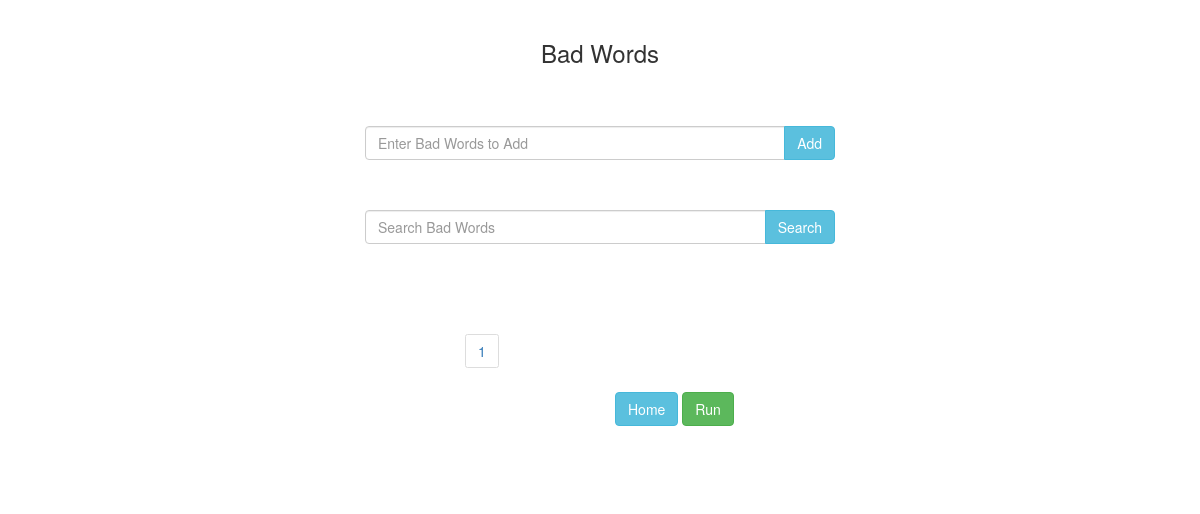
/badwords, run on an earlier commit of the app's database.
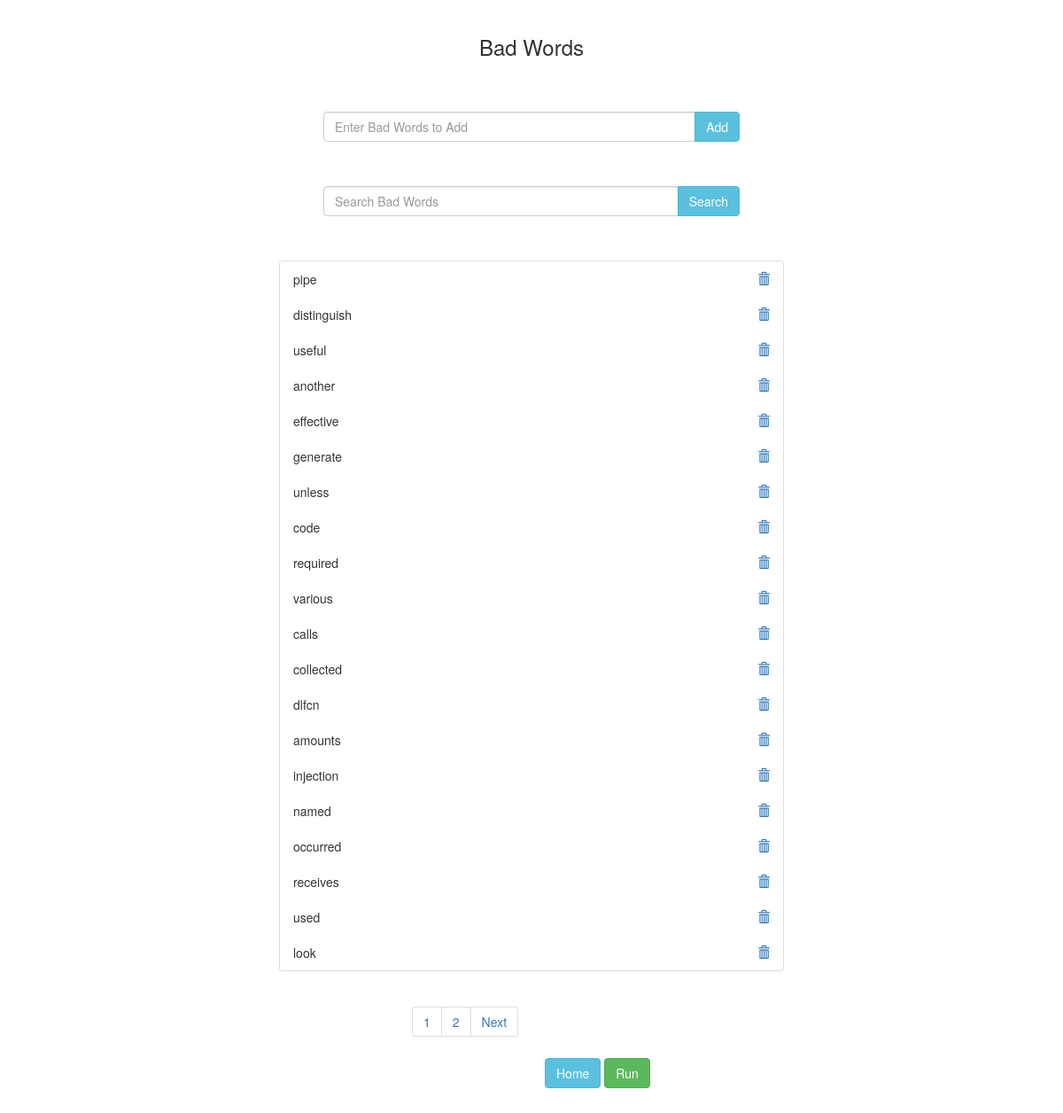
And on a later commit of the database.
### link/models.py (models this page shows, shortened)
class word(models.Model):
    name = models.CharField(max_length = 200)

### link/views.py (the view)
# urls.py: path('badwords',views.badwords,name = 'badwords'),
def badwords(request):
    try:
        add = request.GET["add"]
        if len(word.objects.filter(name=add.strip())) == 0:
            print("Doesnt Exist")
            it = word(name=add.strip())
            it.save()
            messages.info(request, "The word is added")
        else:
            messages.info(request, "The word exists")
    except:
        print()
    finally:
        words = word.objects.all()
        try:
            query = request.GET["searchb"]
            if query:
                words = words.filter(name = query.strip())
        except:
            print()
        paginator = Paginator(words,20)
        page_number = request.GET.get('page')
        word_obj = paginator.get_page(page_number)
        return render(request,'badwords.html',{'word_obj':word_obj})

### templates/badwords.html (shortened to what this page needs)
{% load static %}
<!DOCTYPE html>
<html lang="en" dir="ltr">
  <head>
    <link rel="stylesheet" href="https://stackpath.bootstrapcdn.com/bootstrap/4.4.1/css/bootstrap.min.css">
    <link rel="stylesheet" href="https://maxcdn.bootstrapcdn.com/bootstrap/3.4.1/css/bootstrap.min.css">
    <link rel="stylesheet" href="https://ajax.googleapis.com/ajax/libs/jqueryui/1.12.1/themes/smoothness/jquery-ui.css">
    <link rel="stylesheet" href="https://cdnjs.cloudflare.com/ajax/libs/jquery-autocomplete/1.0.7/jquery.auto-complete.min.css">
  </head>
  <body>
      <div id="app-layout-body" class="container-fluid body-content" style="width:50vw;">
        <br>
        <h3 style="text-align:center;">Bad Words</h3>
        <form style="padding:50px;">
          <div class="input-group">
            <input type="text" class="form-control" placeholder="Enter Bad Words to Add" name="add">
            <div class="input-group-btn">
              <button type="submit" class="btn btn-info">Add</button>
            </div>
          </div>
        </form>
        <form style="padding:50px;padding-top:0px;">
          <div class="input-group">
            <input type="text" class="form-control" placeholder="Search Bad Words" name="searchb" value="{{ request.GET.searchb }}">
            <div class="input-group-btn">
              <button type="submit" class="btn btn-info">Search</button>
            </div>
          </div>
        </form>
        <ul class="list-group">
          {% for obj in word_obj %}
            <li class="list-group-item d-flex justify-content-between align-items-center">
              {{obj.name}}
              <a href="{% url 'remove' obj.id %}">
                <span class="glyphicon glyphicon-trash"></span>
              </a>
            </li>
          {% endfor %}
        </ul>
        <nav aria-label="Page navigation example" style="padding-left: 150px;">
          <ul class="pagination">
            <li class="page-item"><a class="page-link" href="?page={{word_obj.number}}">{{word_obj.number}}</a></li>
            {% if word_obj.has_next %}
              <li class="page-item"><a class="page-link" href="?page={{word_obj.next_page_number}}">{{word_obj.next_page_number}}</a></li>
              <li class="page-item"><a class="page-link" href="?page={{word_obj.next_page_number}}">Next</a></li>
            {% endif %}
          </ul>
        </nav>
        <a href="/"><button type="button" class="btn btn-info" style="margin-left:300px;" >Home</button></a>
        <a href="run" id="my_form"><button type="button" class="btn btn-success">Run</button></a>
        <br>
        <br>
        <br>
        <br>
      </div>
  </body>
</html>

What changed in the data, as far as the page shows it:
added word: name "pipe"
added word: name "distinguish"
added word: name "useful"
added word: name "another"
added word: name "effective"
added word: name "generate"
added word: name "unless"
added word: name "code"
added word: name "required"
added word: name "various"
added word: name "calls"
added word: name "collected"
added word: name "dlfcn"
added word: name "amounts"
added word: name "injection"
added word: name "named"
added word: name "occurred"
added word: name "receives"
added word: name "used"
added word: name "look"
Also different on the page:
{{ word_obj.next_page_number }}: (not shown) → "2"
text now shown: "Next"
